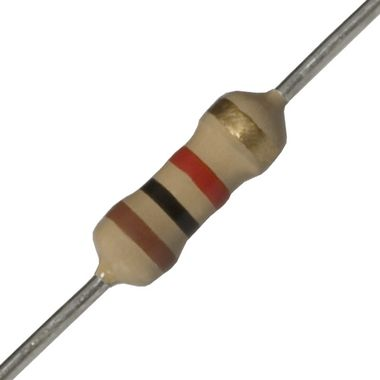
%> input picture Dorian/images/resistance_oblique_1.jpg, 380 x 380 px
$ octave main.m   (GNU Octave 9; MATLAB toolbox functions it lacks are replaced by stand-ins)
%> lines starting %> are read from the running program, lines starting %| are printed output that depends on the picture; in (x1, y1, x2, y2) boxes, pixels count from 0 and x2, y2 are one past the last pixel; in counts of white or black regions, pixels touching at a corner belong together; the program's own positions count from 1
%> further down, I is the input picture: size 380x380x3 uint8; mean R, G, B 234.9, 231.8, 228.3
### Dorian/find_resistor.m
function [L_I] = find_resistor(I_p)

  L_I={};

  I_rgb=I_p;
  I=rgb2gray(I_rgb);
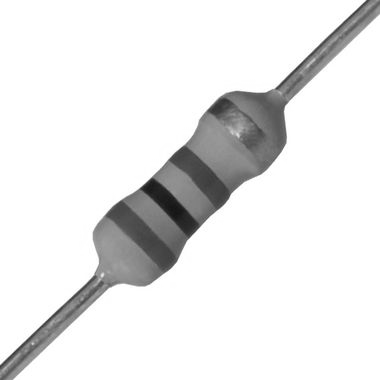
%> I: size 380x380 uint8; min 19, max 255, mean 232.3

  I_s=im2bw(I,0.9);
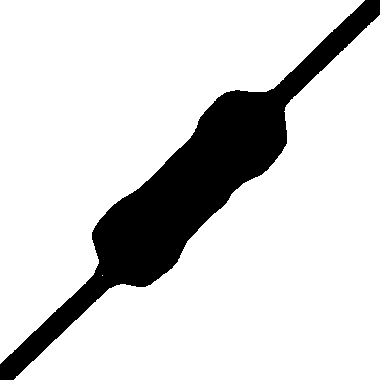
%> I_s: size 380x380 logical; 83.8% white; 1 black region, box (x1, y1, x2, y2) and area: (0, 0, 380, 380) 23407
  I_s=imcomplement(I_s);

  SE1= strel('diamond',10);
  SE2= strel('diamond',4);

  I_erode=imerode(I_s,SE2);
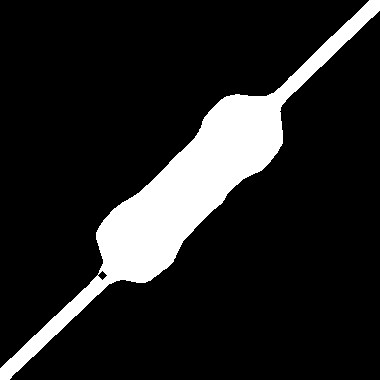
%> I_erode: size 380x380 logical; 13.8% white; 1 white region, box (x1, y1, x2, y2) and area: (0, 0, 380, 380) 19881
  I_dilate=imdilate(I_erode,SE1);
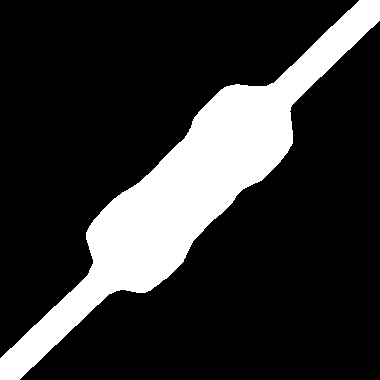
%> I_dilate: size 380x380 logical; 19.7% white; 1 white region, box (x1, y1, x2, y2) and area: (0, 0, 380, 380) 28490

   CC = bwconncomp(I_dilate);
%> CC = 1 connected component
   L = labelmatrix(CC);


   N=double(max(max(L)));
%> N = 1

   for k=1:N

  [row,col] = find(L==k);
  c_i=floor(mean(row));
  c_j=floor(mean(col));

  ni_d=max(row);
  ni_g=min(row);
  nj_h=min(col);
  nj_b=max(col);
  I_r=I_rgb(ni_g:ni_d,nj_h:nj_b,:);

  L_I{k}=I_r;

  end
%> this loop made 1 pass
%> (c_i, c_j, ni_d, ni_g, nj_h, nj_b) on pass 1: (189, 190, 380, 1, 1, 380)
%> after the loop, L_I = 1 item

end

### Dorian/main.m
clc;close all;clear variables;

image = 'images/resistance_oblique_1.jpg';
% [4 lines of commented-out code are left out]

I = imread(image);

L_I= find_resistor(I);
%> L_I = 1 item

N=length(L_I);
%> N = 1

%Enregistrement de l'image/des images a traiter
mkdir tempo
for k = 1:N
    figure(1)
    imshow(L_I{k})
    file = ['res',int2str(k),'.png'];
    saveas(gcf,fullfile('tempo/',file));
end
%> this loop made 1 pass
%> file on pass 1: 'res1.png'

for i = 1:N
    img = ['tempo/res',int2str(i),'.png'];
%> img = 'tempo/res1.png'
%> (the run ends here)

$ run again, with Dorian/images/resistance_bleue_1.jpg copied over Dorian/images/resistance_oblique_1.jpg
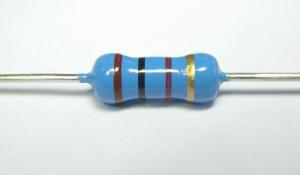
%> input picture Dorian/images/resistance_bleue_1.jpg, 300 x 175 px
%> I is the input picture: size 175x300x3 uint8; mean R, G, B 214.3, 223, 225.6
%> I: size 175x300 uint8
%> in find_resistor, `I_s=im2bw(I,0.9);`:
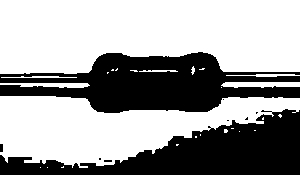
%> I_s: size 175x300 logical; 62.8% white; 9 black regions (6 under 20 px), largest, box (x1, y1, x2, y2) and area: (0, 52, 300, 113) 10200, (0, 109, 300, 175) 9300, (0, 144, 3, 152) 24
%> I_erode: size 175x300 logical; 24.8% white; 4 white regions (2 under 20 px), largest, box (x1, y1, x2, y2) and area: (0, 113, 300, 175) 7435, (0, 56, 300, 109) 5577
%> I_dilate: size 175x300 logical; 45.1% white; 1 white region, box (x1, y1, x2, y2) and area: (0, 46, 300, 175) 23658
%> CC = 1 connected component
%> in find_resistor, `N=double(max(max(L)));`: N = 1
%> the loop in find_resistor, `for k=1:N` made 1 pass
%> (c_i, c_j, ni_d, ni_g, nj_h, nj_b) on pass 1: (116, 170, 175, 47, 1, 300)
%> pass 1, in find_resistor, `I_r=I_rgb(ni_g:ni_d,nj_h:nj_b,:);`:
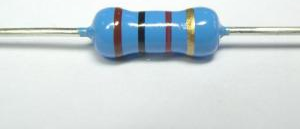
%> I_r: size 129x300x3 uint8; mean R, G, B 202.8, 213.5, 217.4
%> after the loop in find_resistor, `for k=1:N`: L_I = 1 item
%> `N=length(L_I);`: N = 1
%> the loop `for k = 1:N` made 1 pass
%> file on pass 1: 'res1.png'
%> img = 'tempo/res1.png'
